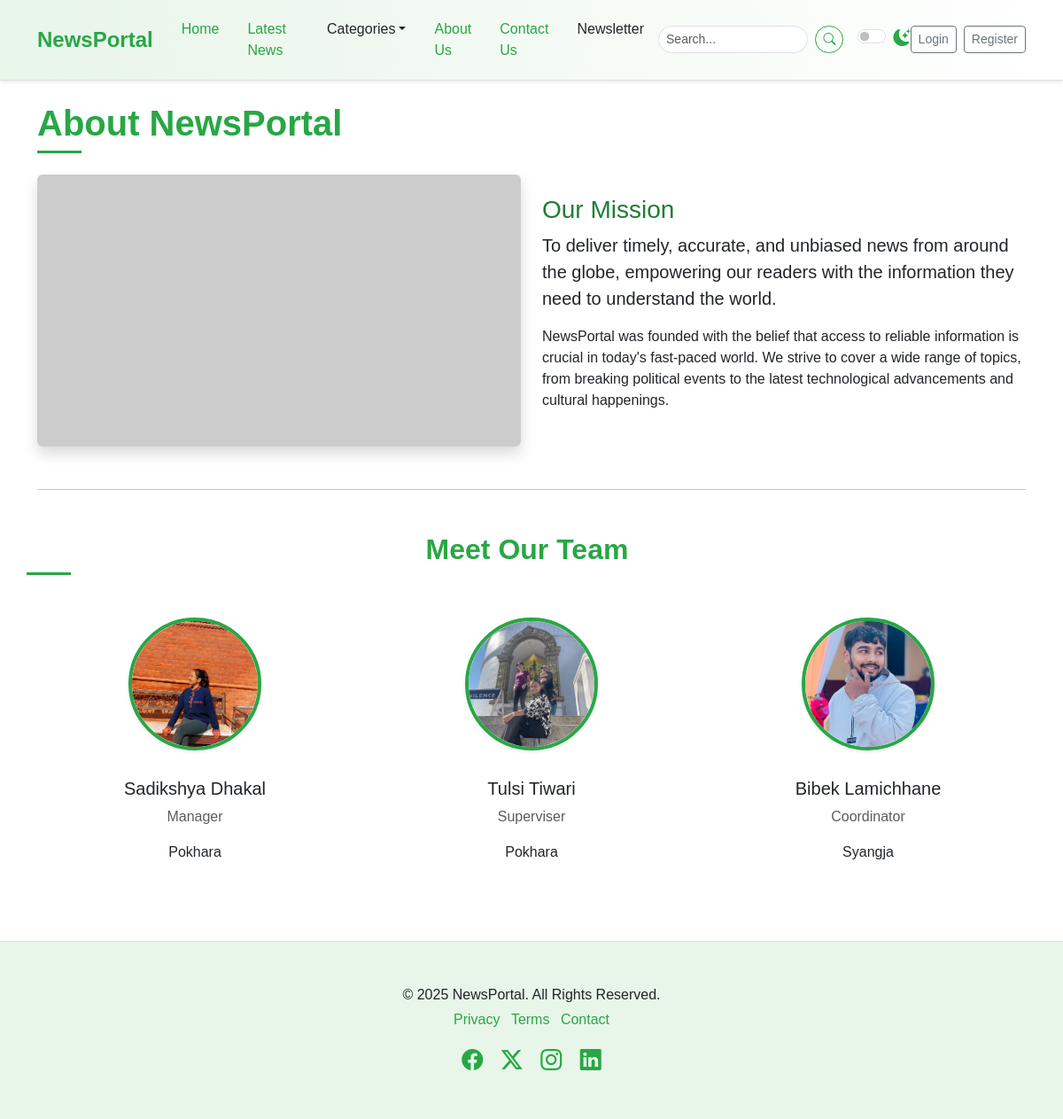
The page /about/ on the database its author committed.
### newspaper/models.py (models this page shows, shortened)
class TimeStampModel(models.Model):
    created_at = models.DateTimeField(auto_now_add=True)
    updated_at = models.DateTimeField(auto_now=True)
    class Meta:
        abstract = True

class OurTeam(TimeStampModel):
    name = models.CharField(max_length=100)
    position = models.CharField(max_length=100)
    image = models.ImageField(upload_to="tram_images/%Y/%m/%d", blank=False)
    description = models.TextField()

### newspaper/views.py (the view)
# urls.py: path("about/", views.AboutView.as_view(), name="about"),
class AboutView(TemplateView):
    template_name = "newsportal/about.html"
    def get_context_data(self, **kwargs):
        context = super().get_context_data(**kwargs)
        context["our_teams"] = OurTeam.objects.all()
        return context

### newspaper/nav.py (called while the page is built)
def navigation(request):
    categories = Category.objects.all()[:4]
    return {"categories": categories}

### templates/newsportal/about.html
{% extends "newsportal/base.html" %}
{% block content %}
    <div class="container mt-4">
      <h1 class="mb-4 section-title">
        <span>About NewsPortal</span>
      </h1>
      <div class="row mb-5">
        <div class="col-md-6">
          <img src="https://placehold.co/800x450/28a745/ffffff?text=Our+Mission"
               class="img-fluid rounded shadow"
               alt="Our Mission" />
        </div>
        <div class="col-md-6 d-flex flex-column justify-content-center">
          <h3 class="mt-3 mt-md-0 about-mission-title">Our Mission</h3>
          <p class="lead">
            To deliver timely, accurate, and unbiased news from around the globe, empowering our readers with the information they need to understand the world.
          </p>
          <p>
            NewsPortal was founded with the belief that access to reliable information is crucial in today's fast-paced world. We strive to cover a wide range of topics, from breaking political events to the latest technological advancements and cultural happenings.
          </p>
        </div>
      </div>
      <hr class="my-5" />
      <div class="row text-center">
        <h2 class="mb-5 section-title">
          <span>Meet Our Team</span>
        </h2>
        {% for our_team in our_teams %}
        <div class="col-lg-4 col-md-6 mb-4">
          <div class="team-member">
            <img src="{{ our_team.image.url}}"
                 alt="{{ our_team.name }}"
                 width="150"
                 height="150"/>
            <h5 class="mt-3">{{ our_team.name }}</h5>
            <p class="text-muted">{{ our_team.position }}</p>
            <p>{{ our_team.description }}</p>
          </div>
        </div>
        {% endfor %}
      </div>
    </div>
{% endblock %}

### static/css/style.css (style rules this page uses)
:root { --primary-green: #28a745; --light-green: #e8f5e9; --dark-green: #1e7e34; --accent-green: #5cb85c; --text-color-light: #212529; --text-color-dark: #f8f9fa; --bg-light: #ffffff; --bg-dark: #212529; --card-bg-light: #ffffff; --card-bg-dark: #343a40; --border-color-light: #dee2e6; --border-color-dark: #495057; --shadow-sm: 0 0.125rem 0.25rem rgba(0, 0, 0, 0.075); --shadow: 0 0.5rem 1rem rgba(0, 0, 0, 0.15); --transition-speed: 0.3s ease; }
body { font-family: "Poppins", sans-serif; background-color: var(--bg-light); color: var(--text-color-light); transition: background-color var(--transition-speed), color var(--transition-speed); }
.section-title { position: relative; padding-bottom: 10px; margin-bottom: 20px; font-weight: 600; color: var(--primary-green); }
.section-title span { position: relative; z-index: 1; background-color: var(--bg-light); padding-right: 10px; }
.section-title::after { content: ""; position: absolute; left: 0; bottom: 0; width: 50px; height: 3px; background-color: var(--primary-green); }
.about-mission-title { color: var(--dark-green); }
.team-member img { width: 150px; height: 150px; object-fit: cover; border-radius: 50%; border: 4px solid var(--primary-green); margin-bottom: 15px; box-shadow: var(--shadow-sm); }

### rows shown on the page
OurTeam: image (picture), name "Sadikshya Dhakal", position "Manager", description "Pokhara"
OurTeam: image (picture), name "Tulsi Tiwari", position "Superviser", description "Pokhara"
OurTeam: image (picture), name "Bibek Lamichhane", position "Coordinator", description "Syangja"
